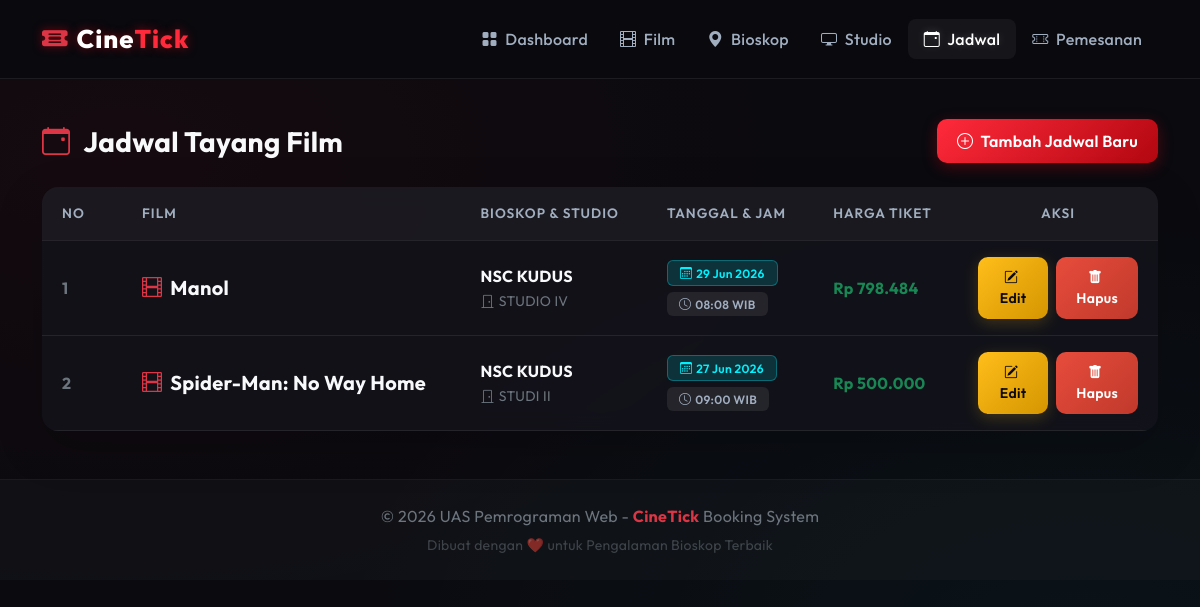
The app's page /jadwal_tampil.php with its own data.
### tables this page shows
CREATE TABLE `schedules` (
  `id_schedule` int(11) NOT NULL,
  `id_movie` int(11) DEFAULT NULL,
  `id_studio` int(11) DEFAULT NULL,
  `jam_tayang` time DEFAULT NULL,
  `tanggal_tayang` date DEFAULT NULL,
  `harga_tiket` decimal(10,2) DEFAULT NULL
);

CREATE TABLE `movies` (
  `id_movie` int(11) NOT NULL,
  `judul` varchar(255) NOT NULL,
  `genre` varchar(100) DEFAULT NULL,
  `durasi` int(11) DEFAULT NULL,
  `rating` varchar(10) DEFAULT NULL,
  `poster` varchar(255) DEFAULT NULL
);

CREATE TABLE `cinemas` (
  `id_cinema` int(11) NOT NULL,
  `nama_bioskop` varchar(100) NOT NULL,
  `alamat` text DEFAULT NULL
);

CREATE TABLE `studios` (
  `id_studio` int(11) NOT NULL,
  `id_cinema` int(11) DEFAULT NULL,
  `nama_studio` varchar(50) DEFAULT NULL,
  `kapasitas` int(11) DEFAULT NULL
);

### jadwal_tampil.php (the view, shortened to what this page needs)
<?php include 'koneksi.php'; include 'header.php'; ?>
<div class="d-flex justify-content-between align-items-center mb-4">
    <h3 class="fw-bold m-0"><i class="bi bi-calendar-event text-danger me-2"></i> Jadwal Tayang Film</h3>
    <a href="jadwal_tambah.php" class="btn btn-primary">
        <i class="bi bi-plus-circle me-1"></i> Tambah Jadwal Baru
    </a>
</div>
<div class="card border-0 shadow-lg">
    <div class="card-body p-0">
        <div class="table-responsive">
            <table class="table table-hover mb-0">
                <thead>
                    <tr>
                        <th width="80">No</th>
                        <th>Film</th>
                        <th>Bioskop & Studio</th>
                        <th>Tanggal & Jam</th>
                        <th>Harga Tiket</th>
                        <th width="200" class="text-center">Aksi</th>
                    </tr>
                </thead>
                <tbody>
                    <?php
                    $no = 1;
                    $sql = "SELECT s.*, m.judul, st.nama_studio, c.nama_bioskop
                            FROM schedules s
                            JOIN movies m ON s.id_movie = m.id_movie
                            JOIN studios st ON s.id_studio = st.id_studio
                            JOIN cinemas c ON st.id_cinema = c.id_cinema
                            ORDER BY s.tanggal_tayang DESC, s.jam_tayang ASC";
                    $data = mysqli_query($conn, $sql);
                    while($d = mysqli_fetch_array($data)){
                    ?>
                    <tr>
                        <td class="fw-bold text-secondary"><?= $no++; ?></td>
                        <td class="fw-bold text-light fs-5">
                            <i class="bi bi-film text-danger me-2"></i><?= htmlspecialchars($d['judul']); ?>
                        </td>
                        <td>
                            <span class="d-block fw-bold text-light"><?= htmlspecialchars($d['nama_bioskop']); ?></span>
                            <small class="text-secondary"><i class="bi bi-door-closed me-1"></i><?= htmlspecialchars($d['nama_studio']); ?></small>
                        </td>
                        <td>
                            <span class="badge bg-info text-dark mb-1">
                                <i class="bi bi-calendar3 me-1"></i><?= date('d M Y', strtotime($d['tanggal_tayang'])); ?>
                            </span><br>
                            <span class="badge bg-secondary">
                                <i class="bi bi-clock me-1"></i><?= date('H:i', strtotime($d['jam_tayang'])); ?> WIB
                            </span>
                        </td>
                        <td class="fw-bold text-success">
                            Rp <?= number_format($d['harga_tiket'], 0, ',', '.'); ?>
                        </td>
                        <td class="text-center">
                            <div class="d-inline-flex gap-2">
                                <a href="jadwal_edit.php?id=<?= $d['id_schedule']; ?>" class="btn btn-sm btn-warning">
                                    <i class="bi bi-pencil-square me-1"></i>Edit
                                </a>
                                <a href="jadwal_aksi.php?act=hapus&id=<?= $d['id_schedule']; ?>" class="btn btn-sm btn-danger" onclick="return confirm('Hapus jadwal ini?')">
                                    <i class="bi bi-trash-fill me-1"></i>Hapus
                                </a>
                            </div>
                        </td>
                    </tr>
                    <?php } ?>
                </tbody>
            </table>
        </div>
    </div>
</div>
<?php include 'footer.php'; ?>

### css/style.css (style rules this page uses)
:root { color-scheme: dark; --bg-main: #0a0a0f; --bg-card: rgba(20, 20, 28, 0.75); --border-color: rgba(255, 255, 255, 0.08); --text-primary: #f8f9fa; --text-secondary: #a0aec0; --accent-red: #ff2a3b; --accent-gold: #ffbe1a; --accent-cyan: #00f2fe; --accent-green: #2ecc71; }
body { font-family: 'Outfit', sans-serif; background-color: var(--bg-main); background-image: radial-gradient(at 10% 20%, rgba(229, 9, 20, 0.05) 0px, transparent 50%), radial-gradient(at 90% 80%, rgba(0, 242, 254, 0.04) 0px, transparent 50%); background-attachment: fixed; color: var(--text-primary); min-height: 100vh; letter-spacing: 0.3px; }
.card { background: var(--bg-card); border: 1px solid var(--border-color); border-radius: 16px; backdrop-filter: blur(10px); color: var(--text-primary); box-shadow: 0 8px 32px 0 rgba(0, 0, 0, 0.4); transition: transform 0.3s ease, box-shadow 0.3s ease; overflow: hidden; }
.table { color: var(--text-primary); vertical-align: middle; }
.table > :not(caption) > * > * { padding: 16px 20px; background-color: transparent !important; border-bottom-color: var(--border-color); }
.table thead { background: rgba(255, 255, 255, 0.03); }
.table thead th { font-weight: 600; text-transform: uppercase; font-size: 0.85rem; letter-spacing: 1px; color: var(--text-secondary); }
.btn { border-radius: 10px; font-weight: 600; padding: 10px 20px; transition: all 0.3s cubic-bezier(0.4, 0, 0.2, 1); }
.btn-primary { background: linear-gradient(135deg, var(--accent-red) 0%, #b20710 100%); border: none; box-shadow: 0 4px 15px rgba(229, 9, 20, 0.3); }
.btn-warning { background: linear-gradient(135deg, var(--accent-gold) 0%, #d49500 100%); border: none; color: #0a0a0f !important; box-shadow: 0 4px 15px rgba(255, 190, 26, 0.2); }
.btn-danger { background: linear-gradient(135deg, #e74c3c 0%, #c0392b 100%); border: none; }
.badge { padding: 6px 12px; border-radius: 6px; font-weight: 600; }
.bg-info { background-color: rgba(0, 242, 254, 0.15) !important; color: var(--accent-cyan) !important; border: 1px solid rgba(0, 242, 254, 0.3); }
.bg-secondary { background-color: rgba(255, 255, 255, 0.08) !important; color: var(--text-secondary) !important; }

### records on screen
schedules: id_movie.judul "Manol", cinemas.nama_bioskop "NSC KUDUS", id_studio.nama_studio "STUDIO IV", tanggal_tayang "29 Jun 2026", jam_tayang "08:08", harga_tiket "798.484"
schedules: id_movie.judul "Spider-Man: No Way Home", cinemas.nama_bioskop "NSC KUDUS", id_studio.nama_studio "STUDI II", tanggal_tayang "27 Jun 2026", jam_tayang "09:00", harga_tiket "500.000"
